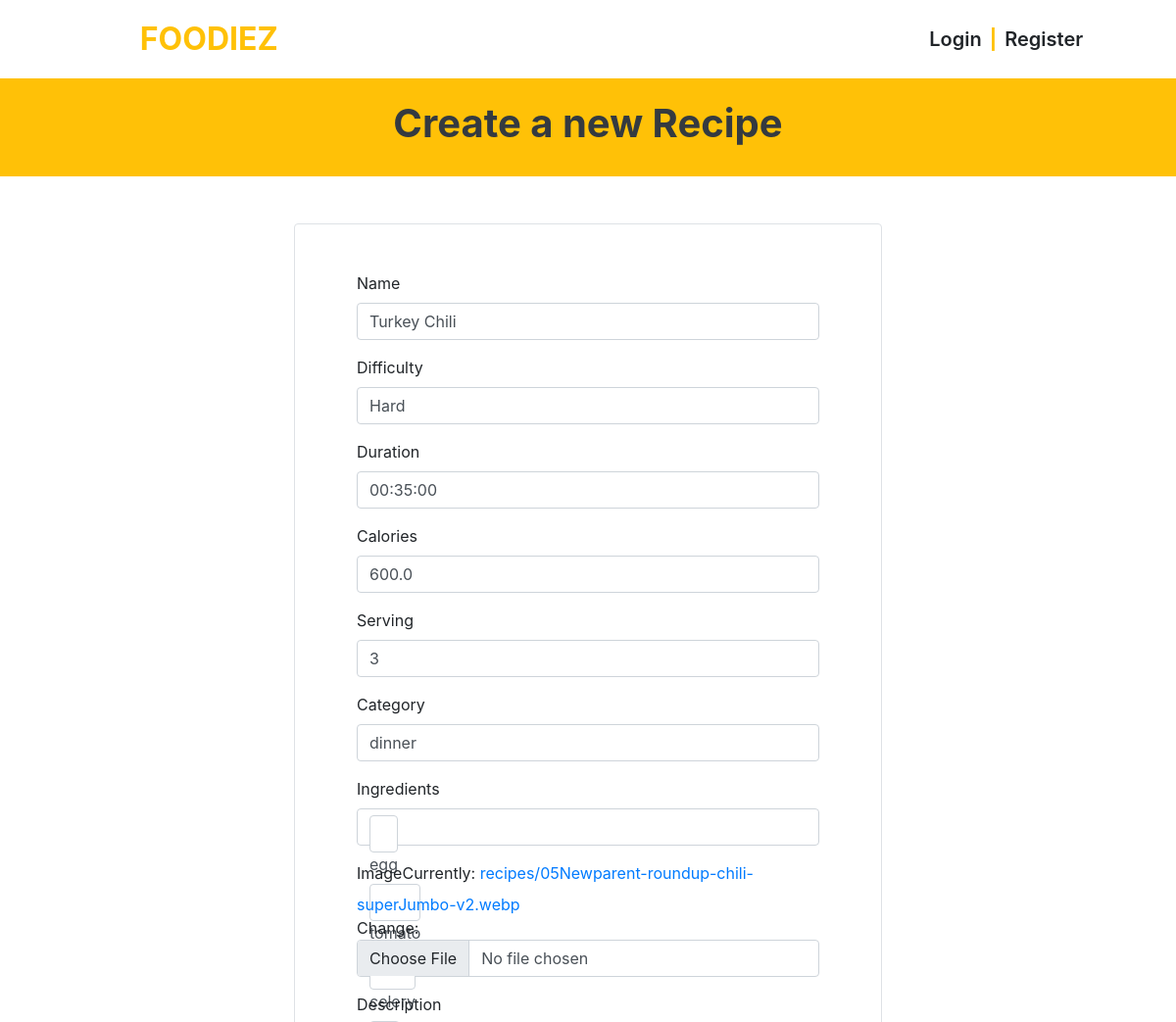
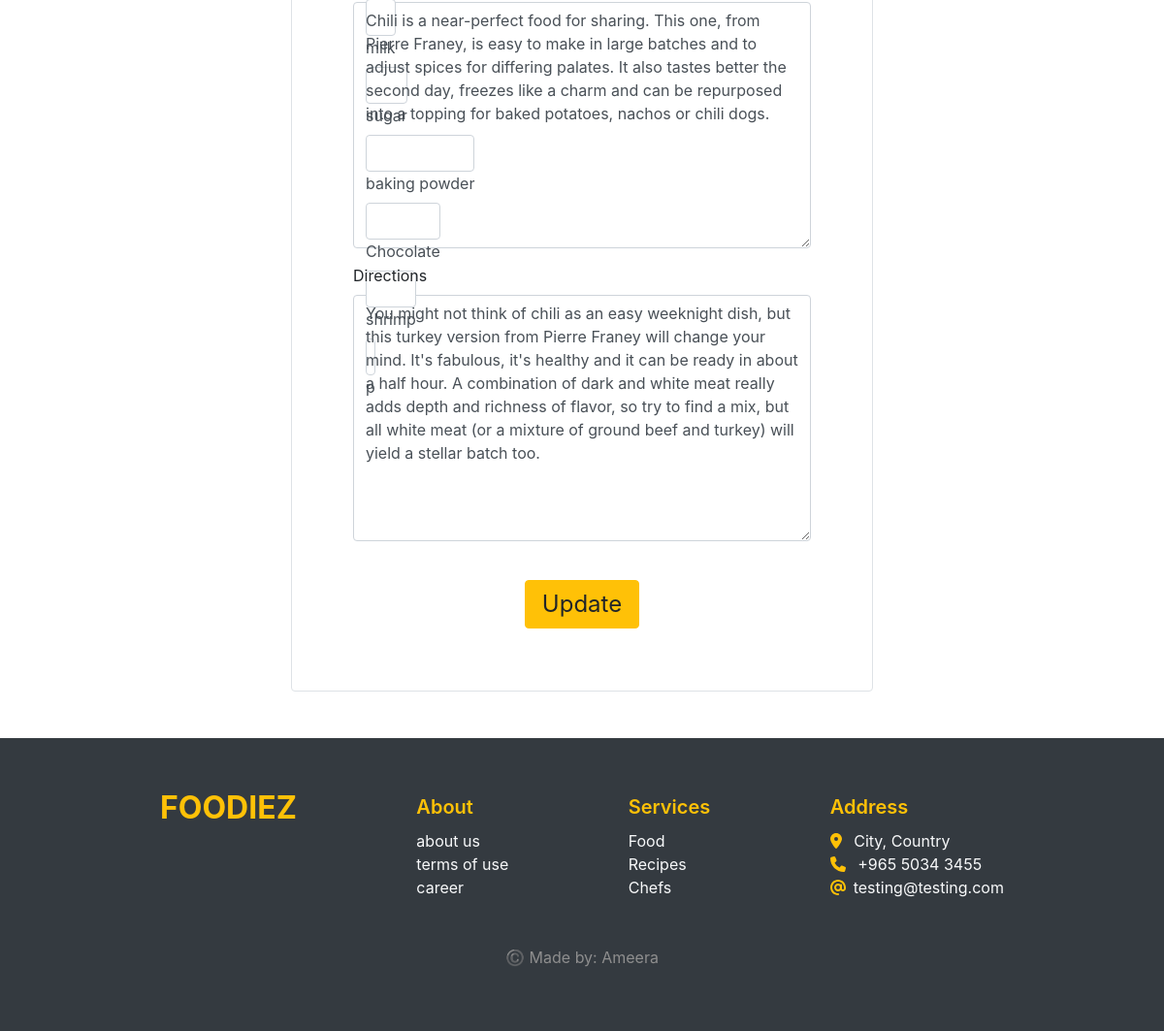
/update/28/, run on the app's committed database (2 pictures, top to bottom).
### food/models.py (models this page shows, shortened)
class Recipe(models.Model):
    difficulty_choices = [
        ("Easy", "Easy"),
        ("Medium", "Medium"),
        ("Hard", "Hard"),
    ]
    created_by = models.ForeignKey(User, on_delete=models.CASCADE, related_name="created_by")
    name = models.CharField(max_length=200)
    difficulty = models.CharField(choices=difficulty_choices, max_length=15)
    duration = models.DurationField(default= timedelta(minutes=30))
    calories = models.FloatField(validators=[MinValueValidator(1), MaxValueValidator(10000)])
    serving = models.PositiveIntegerField(default=1)
    category = models.ForeignKey(Category, on_delete=models.PROTECT ,related_name="category")
    ingredients = models.ManyToManyField(Ingredient, related_name="ingredients")
    image = models.ImageField(upload_to="recipes/", default= "static/placeholder.png") # add a default image in static files
    description = models.TextField()
    directions = models.TextField()
    editor_pick = models.BooleanField(default=False)

class Category(models.Model):
    name = models.CharField(max_length=100, unique=True)
    def __str__(self) -> str:
        return self.name

### food/views.py (the view)
# urls.py: path("update/<int:recipe_id>/", recipe_update, name="update-recipe"),
def recipe_update(request, recipe_id):
    recipe = Recipe.objects.get(id=recipe_id)
    form = RecipeForm(instance=recipe)
    if request.method == "POST":
        form = RecipeForm(request.POST, request.FILES, instance=recipe)
        if form.is_valid():
            form.save()
            return redirect("home")
    context = {
        "recipe": recipe,
        "form": form,
    }
    return render(request, 'update_recipe.html', context)

### food/forms.py
class RecipeForm(forms.ModelForm):
    class Meta:
        model = Recipe
        exclude = ['created_by', 'editor_pick']
    ingredients = forms.ModelMultipleChoiceField(
        queryset= Ingredient.objects.all(),
        widget= forms.CheckboxSelectMultiple
    )

### food/models.py (called while the page is built)
    def __str__(self) -> str:
        return self.name

### food/templates/update_recipe.html (shortened to what this page needs)
{% extends 'base.html' %}
{% load bootstrap4 %}
{%  block content %}
<div class="bg-warning pt-3 pb-2 mb-5">
    <center>
        <p class="text-dark fs-1 fw-bold">Create a new Recipe</p>
    </center>
</div>
<div class="container border rounded w-50 mb-5">
    <form action="{% url 'update-recipe' recipe_id=recipe.id %}" method="post" enctype="multipart/form-data" class="p-5">
        {% bootstrap_form form %}
        <center>
            <input class="btn btn-warning mt-4 fs-4 w-25" type="submit" value="Update">
        </center>
    </form>
</div>
{% endblock content%}

### food/static/css/styles.css (style rules this page uses)
body { height: 100vh; font-family: 'inter', sans-serif; }

### data on the page
Recipe: name "Turkey Chili", difficulty "Hard", duration "00:35:00", calories "600.0", serving "3", category "dinner", description "Chili is a near-perfect food for sharing. This one, from Pierre Franey, is easy to make in large batches and to adjust spices for differing palates. It also tastes better the second day, freezes like a charm and can be repurposed into a topping for baked potatoes, nachos or chili dogs.", directions "You might not think of chili as an easy weeknight dish, but this turkey version from Pierre Franey will change your mind. It's fabulous, it's healthy and it can be ready in about a half hour. A combination of dark and white meat really adds depth and richness of flavor, so try to find a mix, but all white meat (or a mixture of ground beef and turkey) will yield a stellar batch too."
